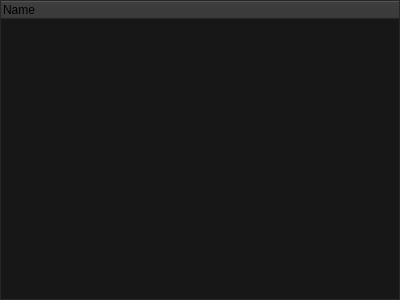
<?xml version="1.0" encoding="UTF-8"?>
<ui version="4.0">
 <class>Tree</class>
 <widget class="QWidget" name="Tree">
  <property name="geometry">
   <rect>
    <x>0</x>
    <y>0</y>
    <width>400</width>
    <height>300</height>
   </rect>
  </property>
  <property name="windowTitle">
   <string>Form</string>
  </property>
  <layout class="QGridLayout" name="gridLayout">
   <property name="sizeConstraint">
    <enum>QLayout::SetDefaultConstraint</enum>
   </property>
   <property name="leftMargin">
    <number>0</number>
   </property>
   <property name="topMargin">
    <number>0</number>
   </property>
   <property name="rightMargin">
    <number>0</number>
   </property>
   <property name="bottomMargin">
    <number>0</number>
   </property>
   <item row="0" column="0">
    <widget class="QTreeWidget" name="treeWidget">
     <property name="palette">
      <palette>
       <active>
        <colorrole role="WindowText">
         <brush brushstyle="SolidPattern">
          <color alpha="255">
           <red>255</red>
           <green>255</green>
           <blue>255</blue>
          </color>
         </brush>
        </colorrole>
        <colorrole role="Button">
         <brush brushstyle="SolidPattern">
          <color alpha="255">
           <red>41</red>
           <green>18</green>
           <blue>39</blue>
          </color>
         </brush>
        </colorrole>
        <colorrole role="Light">
         <brush brushstyle="SolidPattern">
          <color alpha="255">
           <red>61</red>
           <green>26</green>
           <blue>59</blue>
          </color>
         </brush>
        </colorrole>
        <colorrole role="Midlight">
         <brush brushstyle="SolidPattern">
          <color alpha="255">
           <red>51</red>
           <green>22</green>
           <blue>49</blue>
          </color>
         </brush>
        </colorrole>
        <colorrole role="Dark">
         <brush brushstyle="SolidPattern">
          <color alpha="255">
           <red>20</red>
           <green>9</green>
           <blue>20</blue>
          </color>
         </brush>
        </colorrole>
        <colorrole role="Mid">
         <brush brushstyle="SolidPattern">
          <color alpha="255">
           <red>27</red>
           <green>12</green>
           <blue>26</blue>
          </color>
         </brush>
        </colorrole>
        <colorrole role="Text">
         <brush brushstyle="SolidPattern">
          <color alpha="255">
           <red>255</red>
           <green>255</green>
           <blue>255</blue>
          </color>
         </brush>
        </colorrole>
        <colorrole role="BrightText">
         <brush brushstyle="SolidPattern">
          <color alpha="255">
           <red>255</red>
           <green>255</green>
           <blue>255</blue>
          </color>
         </brush>
        </colorrole>
        <colorrole role="ButtonText">
         <brush brushstyle="SolidPattern">
          <color alpha="255">
           <red>255</red>
           <green>255</green>
           <blue>255</blue>
          </color>
         </brush>
        </colorrole>
        <colorrole role="Base">
         <brush brushstyle="SolidPattern">
          <color alpha="255">
           <red>0</red>
           <green>0</green>
           <blue>0</blue>
          </color>
         </brush>
        </colorrole>
        <colorrole role="Window">
         <brush brushstyle="SolidPattern">
          <color alpha="255">
           <red>41</red>
           <green>18</green>
           <blue>39</blue>
          </color>
         </brush>
        </colorrole>
        <colorrole role="Shadow">
         <brush brushstyle="SolidPattern">
          <color alpha="255">
           <red>0</red>
           <green>0</green>
           <blue>0</blue>
          </color>
         </brush>
        </colorrole>
        <colorrole role="AlternateBase">
         <brush brushstyle="SolidPattern">
          <color alpha="255">
           <red>20</red>
           <green>9</green>
           <blue>19</blue>
          </color>
         </brush>
        </colorrole>
        <colorrole role="ToolTipBase">
         <brush brushstyle="SolidPattern">
          <color alpha="255">
           <red>255</red>
           <green>255</green>
           <blue>220</blue>
          </color>
         </brush>
        </colorrole>
        <colorrole role="ToolTipText">
         <brush brushstyle="SolidPattern">
          <color alpha="255">
           <red>0</red>
           <green>0</green>
           <blue>0</blue>
          </color>
         </brush>
        </colorrole>
        <colorrole role="PlaceholderText">
         <brush brushstyle="SolidPattern">
          <color alpha="127">
           <red>255</red>
           <green>255</green>
           <blue>255</blue>
          </color>
         </brush>
        </colorrole>
       </active>
       <inactive>
        <colorrole role="WindowText">
         <brush brushstyle="SolidPattern">
          <color alpha="216">
           <red>255</red>
           <green>255</green>
           <blue>255</blue>
          </color>
         </brush>
        </colorrole>
        <colorrole role="Button">
         <brush brushstyle="SolidPattern">
          <color alpha="255">
           <red>50</red>
           <green>50</green>
           <blue>50</blue>
          </color>
         </brush>
        </colorrole>
        <colorrole role="Light">
         <brush brushstyle="SolidPattern">
          <color alpha="255">
           <red>55</red>
           <green>55</green>
           <blue>55</blue>
          </color>
         </brush>
        </colorrole>
        <colorrole role="Midlight">
         <brush brushstyle="SolidPattern">
          <color alpha="255">
           <red>52</red>
           <green>52</green>
           <blue>52</blue>
          </color>
         </brush>
        </colorrole>
        <colorrole role="Dark">
         <brush brushstyle="SolidPattern">
          <color alpha="255">
           <red>191</red>
           <green>191</green>
           <blue>191</blue>
          </color>
         </brush>
        </colorrole>
        <colorrole role="Mid">
         <brush brushstyle="SolidPattern">
          <color alpha="255">
           <red>36</red>
           <green>36</green>
           <blue>36</blue>
          </color>
         </brush>
        </colorrole>
        <colorrole role="Text">
         <brush brushstyle="SolidPattern">
          <color alpha="216">
           <red>255</red>
           <green>255</green>
           <blue>255</blue>
          </color>
         </brush>
        </colorrole>
        <colorrole role="BrightText">
         <brush brushstyle="SolidPattern">
          <color alpha="255">
           <red>55</red>
           <green>55</green>
           <blue>55</blue>
          </color>
         </brush>
        </colorrole>
        <colorrole role="ButtonText">
         <brush brushstyle="SolidPattern">
          <color alpha="255">
           <red>0</red>
           <green>0</green>
           <blue>0</blue>
          </color>
         </brush>
        </colorrole>
        <colorrole role="Base">
         <brush brushstyle="SolidPattern">
          <color alpha="255">
           <red>23</red>
           <green>23</green>
           <blue>23</blue>
          </color>
         </brush>
        </colorrole>
        <colorrole role="Window">
         <brush brushstyle="SolidPattern">
          <color alpha="255">
           <red>50</red>
           <green>50</green>
           <blue>50</blue>
          </color>
         </brush>
        </colorrole>
        <colorrole role="Shadow">
         <brush brushstyle="SolidPattern">
          <color alpha="255">
           <red>0</red>
           <green>0</green>
           <blue>0</blue>
          </color>
         </brush>
        </colorrole>
        <colorrole role="AlternateBase">
         <brush brushstyle="SolidPattern">
          <color alpha="255">
           <red>152</red>
           <green>152</green>
           <blue>152</blue>
          </color>
         </brush>
        </colorrole>
        <colorrole role="ToolTipBase">
         <brush brushstyle="SolidPattern">
          <color alpha="63">
           <red>255</red>
           <green>255</green>
           <blue>255</blue>
          </color>
         </brush>
        </colorrole>
        <colorrole role="ToolTipText">
         <brush brushstyle="SolidPattern">
          <color alpha="255">
           <red>0</red>
           <green>0</green>
           <blue>0</blue>
          </color>
         </brush>
        </colorrole>
        <colorrole role="PlaceholderText">
         <brush brushstyle="SolidPattern">
          <color alpha="63">
           <red>255</red>
           <green>255</green>
           <blue>255</blue>
          </color>
         </brush>
        </colorrole>
       </inactive>
       <disabled>
        <colorrole role="WindowText">
         <brush brushstyle="SolidPattern">
          <color alpha="255">
           <red>20</red>
           <green>9</green>
           <blue>20</blue>
          </color>
         </brush>
        </colorrole>
        <colorrole role="Button">
         <brush brushstyle="SolidPattern">
          <color alpha="255">
           <red>41</red>
           <green>18</green>
           <blue>39</blue>
          </color>
         </brush>
        </colorrole>
        <colorrole role="Light">
         <brush brushstyle="SolidPattern">
          <color alpha="255">
           <red>61</red>
           <green>26</green>
           <blue>59</blue>
          </color>
         </brush>
        </colorrole>
        <colorrole role="Midlight">
         <brush brushstyle="SolidPattern">
          <color alpha="255">
           <red>51</red>
           <green>22</green>
           <blue>49</blue>
          </color>
         </brush>
        </colorrole>
        <colorrole role="Dark">
         <brush brushstyle="SolidPattern">
          <color alpha="255">
           <red>20</red>
           <green>9</green>
           <blue>20</blue>
          </color>
         </brush>
        </colorrole>
        <colorrole role="Mid">
         <brush brushstyle="SolidPattern">
          <color alpha="255">
           <red>27</red>
           <green>12</green>
           <blue>26</blue>
          </color>
         </brush>
        </colorrole>
        <colorrole role="Text">
         <brush brushstyle="SolidPattern">
          <color alpha="255">
           <red>20</red>
           <green>9</green>
           <blue>20</blue>
          </color>
         </brush>
        </colorrole>
        <colorrole role="BrightText">
         <brush brushstyle="SolidPattern">
          <color alpha="255">
           <red>255</red>
           <green>255</green>
           <blue>255</blue>
          </color>
         </brush>
        </colorrole>
        <colorrole role="ButtonText">
         <brush brushstyle="SolidPattern">
          <color alpha="255">
           <red>20</red>
           <green>9</green>
           <blue>20</blue>
          </color>
         </brush>
        </colorrole>
        <colorrole role="Base">
         <brush brushstyle="SolidPattern">
          <color alpha="255">
           <red>41</red>
           <green>18</green>
           <blue>39</blue>
          </color>
         </brush>
        </colorrole>
        <colorrole role="Window">
         <brush brushstyle="SolidPattern">
          <color alpha="255">
           <red>41</red>
           <green>18</green>
           <blue>39</blue>
          </color>
         </brush>
        </colorrole>
        <colorrole role="Shadow">
         <brush brushstyle="SolidPattern">
          <color alpha="255">
           <red>0</red>
           <green>0</green>
           <blue>0</blue>
          </color>
         </brush>
        </colorrole>
        <colorrole role="AlternateBase">
         <brush brushstyle="SolidPattern">
          <color alpha="255">
           <red>152</red>
           <green>152</green>
           <blue>152</blue>
          </color>
         </brush>
        </colorrole>
        <colorrole role="ToolTipBase">
         <brush brushstyle="SolidPattern">
          <color alpha="63">
           <red>255</red>
           <green>255</green>
           <blue>255</blue>
          </color>
         </brush>
        </colorrole>
        <colorrole role="ToolTipText">
         <brush brushstyle="SolidPattern">
          <color alpha="255">
           <red>0</red>
           <green>0</green>
           <blue>0</blue>
          </color>
         </brush>
        </colorrole>
        <colorrole role="PlaceholderText">
         <brush brushstyle="SolidPattern">
          <color alpha="63">
           <red>255</red>
           <green>255</green>
           <blue>255</blue>
          </color>
         </brush>
        </colorrole>
       </disabled>
      </palette>
     </property>
     <column>
      <property name="text">
       <string notr="true">Name</string>
      </property>
     </column>
    </widget>
   </item>
  </layout>
 </widget>
 <resources/>
 <connections/>
</ui>
